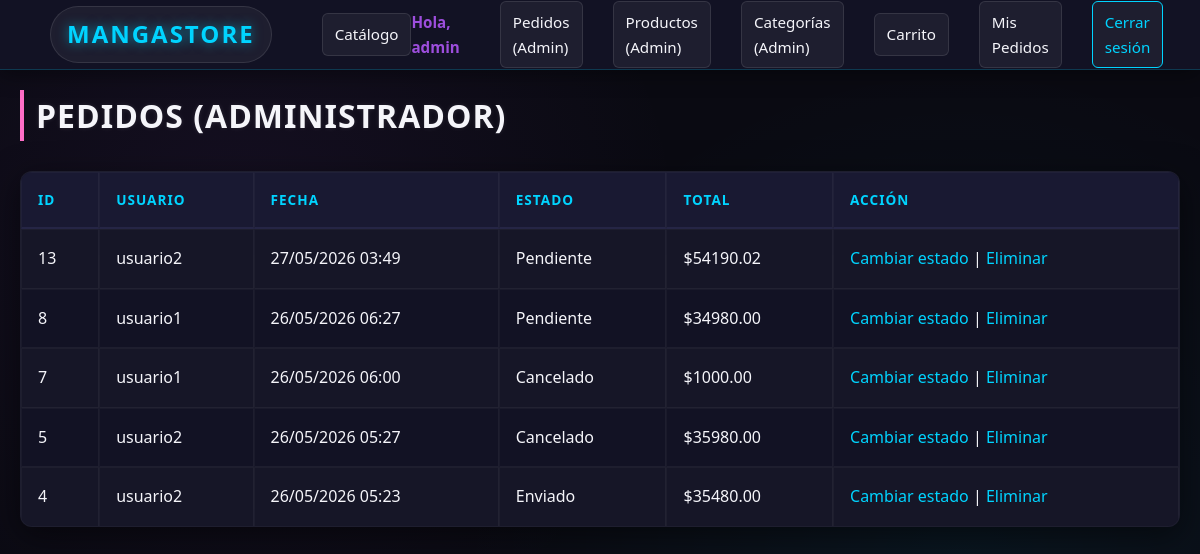
Page /admin-panel/pedidos/ (signed in) on the committed database.
### tienda/models.py (models this page shows)
class Pedido(models.Model):
    ESTADOS = [
        ('pendiente', 'Pendiente'),
        ('enviado', 'Enviado'),
        ('entregado', 'Entregado'),
        ('cancelado', 'Cancelado'),
    ]
    usuario = models.ForeignKey(User, on_delete=models.CASCADE, related_name='pedidos')
    fecha = models.DateTimeField(auto_now_add=True)
    estado = models.CharField(max_length=20, choices=ESTADOS, default='pendiente')
    def total(self):
        return sum(detalle.subtotal() for detalle in self.detalles.all())

class DetallePedido(models.Model):
    pedido = models.ForeignKey(Pedido, on_delete=models.CASCADE, related_name='detalles')
    producto = models.ForeignKey(Producto, on_delete=models.CASCADE)
    cantidad = models.PositiveIntegerField(default=1)
    precio_unitario = models.DecimalField(max_digits=10, decimal_places=2)
    def subtotal(self):
        return self.precio_unitario * self.cantidad

### tienda/decorators.py (the view)
    def _wrapped_view(request, *args, **kwargs):
        if not request.user.is_authenticated:
            return redirect('tienda:login')
        if not request.user.is_staff:
            return redirect('tienda:home')
        return view_func(request, *args, **kwargs)

### tienda/views.py (called while the page is built)
@admin_requerido
def admin_listar_pedidos(request):
    pedidos = Pedido.objects.all().order_by('-fecha')
    return render(request, 'tienda/listar_pedidos.html', {'pedidos': pedidos})

### tienda/templates/tienda/listar_pedidos.html
{% extends 'tienda/base.html' %}
{% block content %}
<h1>Pedidos (Administrador)</h1>
<table border="1">
    <tr><th>ID</th><th>Usuario</th><th>Fecha</th><th>Estado</th><th>Total</th><th>Acción</th></tr>
    {% for p in pedidos %}
    <tr>
        <td>{{ p.id }}</td>
        <td>{{ p.usuario.username }}</td>
        <td>{{ p.fecha|date:"d/m/Y H:i" }}</td>
        <td>{{ p.get_estado_display }}</td>
        <td>${{ p.total }}</td>
        <td>
            <a href="{% url 'tienda:admin_cambiar_estado' p.id %}">Cambiar estado</a> |
            <a href="{% url 'tienda:admin_eliminar_pedido' p.id %}"
            onclick="return confirm('¿Eliminar este pedido? Esta acción no se puede deshacer.')">Eliminar</a>
        </td>
    </tr>
    {% empty %}
    <tr><td colspan="6">No hay pedidos.</td></tr>
    {% endfor %}
</table>
{% endblock %}

### tienda/templates/tienda/base.html (shortened to what this page needs)
<!DOCTYPE html>
<html lang="es">
<head>
    {% load static %}
    <link rel="stylesheet" href="{% static 'tienda/css/base.css' %}">
</head>
<body>
    <nav class="navbar">
        <div class="nav-left">
            <a href="{% url 'tienda:catalogo' %}" class="nav-logo">MangaStore</a>
            <a href="{% url 'tienda:catalogo' %}" class="nav-item">Catálogo</a>
        </div>
        <div class="nav-right">
            {% if user.is_authenticated %}
                <span class="nav-greeting">Hola, {{ user.username }}</span>
                {% if user.is_staff %}
                    <a href="{% url 'tienda:admin_listar_pedidos' %}" class="nav-item">Pedidos (Admin)</a>
                    <a href="{% url 'tienda:admin_listar_productos' %}" class="nav-item">Productos (Admin)</a>
                    <a href="{% url 'tienda:admin_listar_categorias' %}" class="nav-item">Categorías (Admin)</a>
                    <a href="{% url 'tienda:ver_carrito' %}" class="nav-item">Carrito</a>
                    <a href="{% url 'tienda:mis_pedidos' %}" class="nav-item">Mis Pedidos</a>
                {% else %}
                    <a href="{% url 'tienda:ver_carrito' %}" class="nav-item">Carrito</a>
                    <a href="{% url 'tienda:mis_pedidos' %}" class="nav-item">Mis Pedidos</a>
                {% endif %}
                <a href="{% url 'tienda:logout' %}" class="nav-item btn-nav-outline">Cerrar sesión</a>
            {% else %}
                <a href="{% url 'tienda:login' %}" class="nav-item">Iniciar Sesión</a>
                <a href="{% url 'tienda:registro' %}" class="nav-item btn-nav-solid">Registrarse</a>
            {% endif %}
        </div>
    </nav>
    <main>
        {% block content %}{% endblock %}
    </main>
</body>
</html>

### tienda/static/tienda/css/base.css (style rules this page uses)
:root { --bg-main: #0a0a12; --bg-card: #121224; --bg-nav: rgba(10, 10, 18, 0.85); --text-main: #f5f5fa; --text-muted: #8b8ba7; --neon-pink: #ff6ec7; --neon-cyan: #00d4ff; --neon-green: #00ff88; --neon-purple: #9d4edd; --glow-pink: 0 0 12px rgba(255, 110, 199, 0.6); --glow-cyan: 0 0 12px rgba(0, 212, 255, 0.6); --glow-green: 0 0 12px rgba(0, 255, 136, 0.6); --glow-card: 0 8px 32px 0 rgba(0, 0, 0, 0.5); --transition-fast: all 0.25s ease-in-out; }
* { box-sizing: border-box; margin: 0; padding: 0; }
body { background-color: var(--bg-main); color: var(--text-main); font-family: 'Segoe UI', Roboto, Helvetica, Arial, sans-serif; line-height: 1.6; padding-top: 90px; background-image: radial-gradient(circle at 20% 30%, rgba(157, 78, 221, 0.08) 0%, transparent 40%), radial-gradient(circle at 80% 70%, rgba(0, 212, 255, 0.06) 0%, transparent 45%); background-attachment: fixed; }
a { color: var(--neon-cyan); text-decoration: none; transition: var(--transition-fast); }
main, .container, body > blockcontent { max-width: 1200px; margin: 0 auto; padding: 0 20px 40px 20px; }
h1, h2, h3, h4 { margin-bottom: 20px; text-transform: uppercase; letter-spacing: 1px; color: var(--text-main); text-shadow: 0 0 5px rgba(255, 255, 255, 0.1); }
h1 { border-left: 4px solid var(--neon-pink); padding-left: 12px; }
nav { position: fixed; top: 0; left: 0; right: 0; height: 70px; background: var(--bg-nav); backdrop-filter: blur(12px); -webkit-backdrop-filter: blur(12px); border-bottom: 1px solid rgba(255, 255, 255, 0.07); display: flex; align-items: center; justify-content: space-between; padding: 0 40px; z-index: 1000; box-shadow: 0 4px 20px rgba(0, 0, 0, 0.4); }
nav a { color: var(--text-main); padding: 8px 16px; border-radius: 50px; background: rgba(255, 255, 255, 0.05); margin-left: 10px; font-size: 0.9rem; font-weight: 500; border: 1px solid rgba(255, 255, 255, 0.1); }
table { width: 100%; border-collapse: separate; border-spacing: 0; margin: 30px 0; background: var(--bg-card); border-radius: 12px; overflow: hidden; border: 1px solid rgba(255, 255, 255, 0.05); box-shadow: var(--glow-card); }
th { background: #191932; color: var(--neon-cyan); text-transform: uppercase; font-size: 0.85rem; letter-spacing: 1px; padding: 16px; text-align: left; border-bottom: 2px solid #252545; }
td { padding: 16px; border-bottom: 1px solid rgba(255, 255, 255, 0.05); vertical-align: middle; }
tr:last-child td { border-bottom: none; }
tr:nth-child(even) td { background: rgba(255, 255, 255, 0.015); }
.navbar { display: flex; justify-content: space-between; align-items: center; background: var(--bg-card); padding: 15px 40px; border-bottom: 1px solid rgba(0, 214, 255, 0.2); box-shadow: 0 4px 20px rgba(0, 0, 0, 0.4); margin-bottom: 30px; }
.nav-left, .nav-right { display: flex; align-items: center; gap: 20px; }
.nav-logo { font-size: 1.5rem; font-weight: 800; color: var(--neon-cyan); text-transform: uppercase; letter-spacing: 2px; text-decoration: none; margin-right: 20px; text-shadow: var(--glow-cyan); }
.nav-item { color: var(--text-main); text-decoration: none; font-size: 0.95rem; font-weight: 500; padding: 8px 12px; border-radius: 6px; transition: all 0.3s ease; }
.nav-greeting { color: var(--neon-purple); font-weight: bold; margin-right: 10px; font-size: 0.95rem; }
.btn-nav-outline { border: 1px solid var(--neon-cyan); color: var(--neon-cyan); }

### rows in the picture
Pedido: id "13", usuario.username "usuario2", fecha "27/05/2026 03:49", estado "Pendiente", total "54190.02"
Pedido: id "8", usuario.username "usuario1", fecha "26/05/2026 06:27", estado "Pendiente", total "34980.00"
Pedido: id "7", usuario.username "usuario1", fecha "26/05/2026 06:00", estado "Cancelado", total "1000.00"
Pedido: id "5", usuario.username "usuario2", fecha "26/05/2026 05:27", estado "Cancelado", total "35980.00"
Pedido: id "4", usuario.username "usuario2", fecha "26/05/2026 05:23", estado "Enviado", total "35480.00"

### other values in the picture
{{ user.username }} "admin"
